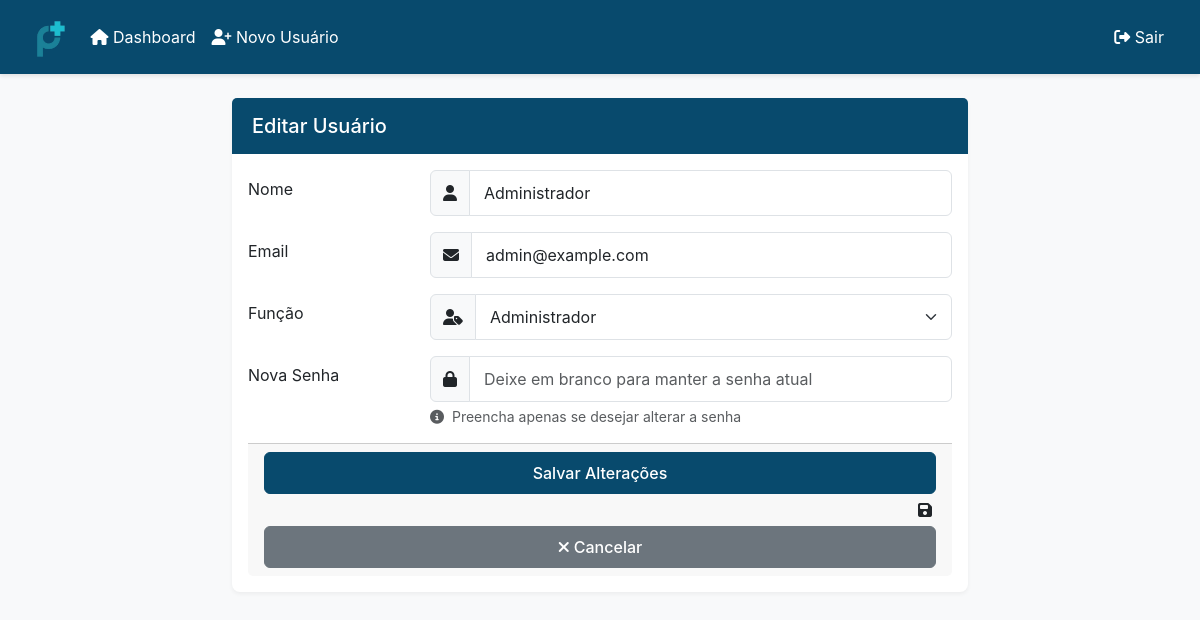
The page /admin/edit_user/1 (signed in) on the database its author committed.
### models.py (models this page shows, shortened)
class User(UserMixin, db.Model):
    id = db.Column(db.Integer, primary_key=True)
    name = db.Column(db.String(100), nullable=False)
    email = db.Column(db.String(120), unique=True, nullable=False)
    password = db.Column(db.String(200), nullable=False)
    contact = db.Column(db.String(20))
    role = db.Column(db.String(20), nullable=False)  # 'administrador', 'aprovador', 'solicitante', 'compras'
    is_active = db.Column(db.Boolean, default=True)
    budgets_requested = db.relationship('Budget',
                                      foreign_keys='Budget.solicitante_id',
                                      backref=db.backref('requester', lazy=True))
    budgets_to_approve = db.relationship('Budget',
                                       foreign_keys='Budget.aprovador_id',
                                       backref=db.backref('assigned_approver', lazy=True))

### routes/admin.py (the view, shortened to what this page needs)
@bp.route('/edit_user/<int:user_id>', methods=['GET', 'POST'])
@login_required
@role_required('administrador')
def edit_user(user_id):
    user = User.query.get_or_404(user_id)
    form = EditUserForm(obj=user)
    return render_template('edit_user.html', form=form, user=user)

### forms.py
class EditUserForm(FlaskForm):
    name = StringField('Nome', validators=[DataRequired()])
    email = StringField('Email', validators=[DataRequired(), Email()])
    password = PasswordField('Nova Senha', validators=[Optional()])
    contact = StringField('Contato')
    role = SelectField('Função', choices=[
        ('solicitante', 'Solicitante'),
        ('aprovador', 'Aprovador'),
        ('administrador', 'Administrador'),
        ('compras', 'Compras')
    ], validators=[DataRequired()])
    submit = SubmitField('Salvar Alterações')

### routes/admin.py (called while the page is built)
def role_required(role):
    def decorator(f):
        @wraps(f)
        def decorated_function(*args, **kwargs):
            if not current_user.is_authenticated or current_user.role != role:
                flash('Você não tem permissão para acessar esta página.', 'error')
                return redirect(url_for('budget.dashboard'))
            return f(*args, **kwargs)
        return decorated_function
    return decorator

### templates/edit_user.html (shortened to what this page needs)
{% extends "base.html" %}
{% block content %}
<div class="container py-4">
    <div class="row justify-content-center">
        <div class="col-md-8">
            <div class="card">
                <div class="card-header">
                    <h5 class="mb-0">Editar Usuário</h5>
                </div>
                <div class="card-body">
                    <form method="POST" class="needs-validation">
                        <div class="row mb-3">
                            <label for="name" class="col-sm-3 col-form-label">Nome</label>
                            <div class="col-sm-9">
                                <div class="input-group">
                                    <span class="input-group-text">
                                        <i class="fas fa-user"></i>
                                    </span>
                                    {{ form.name(class="form-control", value=user.name) }}
                                </div>
                            </div>
                        </div>
                        <div class="row mb-3">
                            <label for="email" class="col-sm-3 col-form-label">Email</label>
                            <div class="col-sm-9">
                                <div class="input-group">
                                    <span class="input-group-text">
                                        <i class="fas fa-envelope"></i>
                                    </span>
                                    {{ form.email(class="form-control", value=user.email) }}
                                </div>
                            </div>
                        </div>
                        <div class="row mb-3">
                            <label for="role" class="col-sm-3 col-form-label">Função</label>
                            <div class="col-sm-9">
                                <div class="input-group">
                                    <span class="input-group-text">
                                        <i class="fas fa-user-tag"></i>
                                    </span>
                                    {{ form.role(class="form-select") }}
                                </div>
                            </div>
                        </div>
                        <div class="row mb-3">
                            <label for="password" class="col-sm-3 col-form-label">Nova Senha</label>
                            <div class="col-sm-9">
                                <div class="input-group">
                                    <span class="input-group-text">
                                        <i class="fas fa-lock"></i>
                                    </span>
                                    {{ form.password(class="form-control", placeholder="Deixe em branco para manter a senha atual") }}
                                </div>
                                <div class="form-text text-muted">
                                    <i class="fas fa-info-circle me-1"></i>
                                    Preencha apenas se desejar alterar a senha
                                </div>
                            </div>
                        </div>
                        <div class="card-footer text-end">
                            <div class="d-grid gap-2">
                                {{ form.submit(class="btn btn-primary") }}
                                <i class="fas fa-save me-1"></i>
                                <a href="{{ url_for('admin.admin_dashboard') }}" class="btn btn-secondary">
                                    <i class="fas fa-times me-1"></i>Cancelar
                                </a>
                            </div>
                        </div>
                    </form>
                </div>
            </div>
        </div>
    </div>
</div>
{% endblock %}

### static/css/style.css (style rules this page uses)
:root { --primary: #084A6D; --primary-light: #1CBDCF; --primary-dark: #122B40; --secondary: #1CBDCF; --gray-100: #f8f9fa; --gray-200: #e9ecef; --gray-300: #dee2e6; --gray-400: #ced4da; --gray-500: #adb5bd; --gray-600: #6c757d; --gray-700: #495057; --gray-800: #343a40; --gray-900: #212529; --success: #28a745; --info: #17a2b8; --warning: #ffc107; --danger: #dc3545; --body-bg: #f8f9fa; --body-color: #212529; --border-color: #dee2e6; --card-shadow: 0 2px 4px rgba(0,0,0,.05); --hover-shadow: 0 4px 8px rgba(0,0,0,.1); }
body { background-color: var(--body-bg); color: var(--body-color); font-family: 'Inter', system-ui, -apple-system, sans-serif; line-height: 1.5; }
.card { border: none; border-radius: 8px; box-shadow: var(--card-shadow); transition: transform 0.2s, box-shadow 0.2s; }
.card-header { background: var(--primary); color: white; border-bottom: none; padding: 1rem 1.25rem; font-weight: 500; }
.btn { padding: 0.5rem 1rem; border-radius: 6px; font-weight: 500; transition: all 0.2s; }
.btn-primary { background: var(--primary); border-color: var(--primary); }
.form-control, .form-select { border-radius: 6px; border-color: var(--gray-300); padding: 0.625rem 0.875rem; }

### static/css/base.css (style rules this page uses)
:root { --primary: #084A6D; --primary-light: #1CBDCF; --primary-dark: #122B40; --pending-gradient: linear-gradient(135deg, #ff9800, #ffc107); --approved-gradient: linear-gradient(135deg, #4caf50, #81c784); --rejected-gradient: linear-gradient(135deg, #f44336, #e57373); --bg-light: #ffffff; --bg-dark: #f8f9fa; --text-primary: #333333; --text-secondary: #666666; --border-color: #e0e0e0; }
body { background-color: var(--bg-dark); color: var(--text-primary); font-family: 'Inter', system-ui, -apple-system, sans-serif; }
.btn-primary { background-color: var(--primary); border-color: var(--primary); }
.card { border: none; border-radius: 8px; box-shadow: 0 2px 4px rgba(0,0,0,0.05); background: var(--bg-light); }
.card-header { background: var(--primary); color: white; border-bottom: none; padding: 1rem 1.25rem; }
.btn-secondary { transition: all 0.3s ease; }

### rows shown on the page
User: name "Administrador", email "admin@example.com", role "Administrador"
